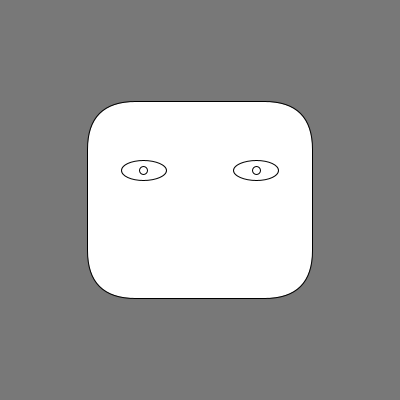
Frame 1 (no input)
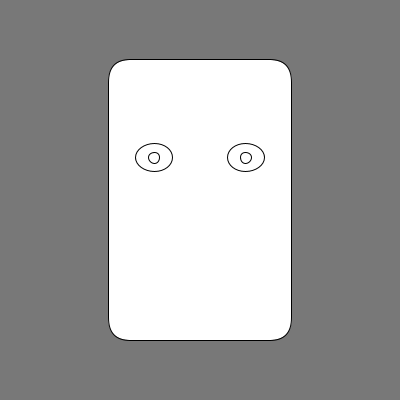
Frame 2 (the mouse pressed at the canvas centre, redrawn once)

The Processing sketch that drew these frames (run headless with seeded random() and noise(); the mouse was pressed at the canvas centre and the sketch redrawn once):

// Processing sketch: processing_158856
// ── processing_158856.pde

//The man of a thousand faces . . .

//canvas space
float spaceW, spaceH, spaceX, spaceY;
float headW, headH;

void setup() {
  size(400, 400);
  spaceW = 400;
  spaceH = 400;
  spaceX = spaceW * .5;
  spaceY = spaceH * .5;

  smooth();
}

void draw() {
  background(120);
  drawHead(spaceX, spaceY, spaceW, spaceH);
  drawEyes();
//  drawNose();
//  drawMouth();
  noLoop();
}

void drawHead(float x, float y, float w, float h) {
  headW = w * random(.4, .65);
  headH = h * random(.4, .75);
  float corner = random(10, 50);
  rectMode(CENTER);
  rect(x, y, headW, headH, corner);
}

void drawEyes() {
  float eyeWidth = .2 * headW;
  float eyeHeight = .1 * headH;
  float eyeOffsetX = .25 * headW;
  float eyeOffsetY = .15 * headH;
  float pupilSize = .4 * eyeHeight;
  ellipse(spaceX + eyeOffsetX, spaceY - eyeOffsetY, eyeWidth, eyeHeight);
  ellipse(spaceX - eyeOffsetX, spaceY - eyeOffsetY, eyeWidth, eyeHeight);

  //pupil
  ellipse(spaceX + eyeOffsetX, spaceY - eyeOffsetY, pupilSize, pupilSize);
  ellipse(spaceX - eyeOffsetX, spaceY - eyeOffsetY, pupilSize, pupilSize);
}
